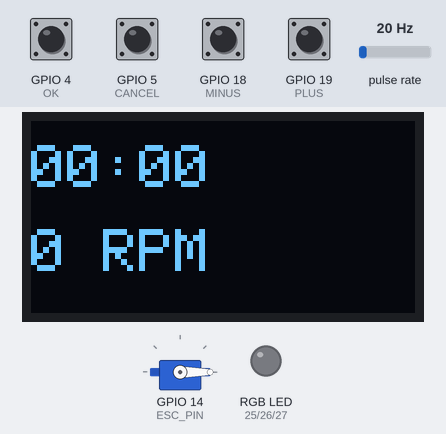
Bench run of a program on a simulated ESP32. Shown: 128×64 one-colour display, servo, an RGB LED mixed from three pins (HIGH = lit). Wiring (inferred from the names in the program): pulse sensor: data GPIO 33. Dashed ring = blinking. The inputs (shaded band) are chosen by the test bench; at power-on: GPIO 4 (OK), GPIO 5 (CANCEL), GPIO 18 (MINUS), GPIO 19 (PLUS) HIGH, pulse rate 20 Hz. Dim RGB values are drawn brighter than linear; what the program prints to the serial monitor is not drawn.

Above: at 1.2 s.
1.3 s: GPIO 18 (MINUS) pulled LOW for 0.15 s
At 2.3 s:
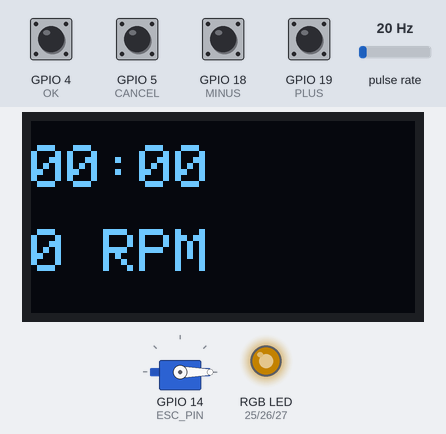
4.4 s: pulse rate (sensor on GPIO 33) set to 4 Hz
At 5.37 s:
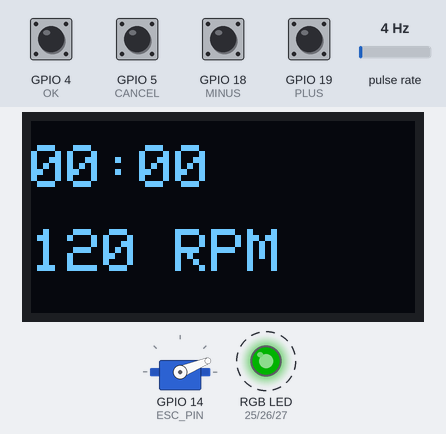
6.5 s: pulse rate (sensor on GPIO 33) set to 100 Hz
At 7.83 s:
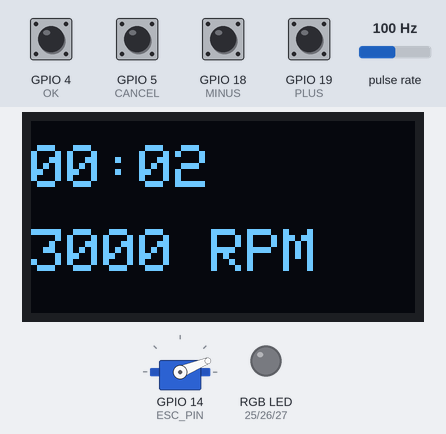
8.3 s: GPIO 5 (CANCEL) pulled LOW for 0.15 s
At 9.1 s:
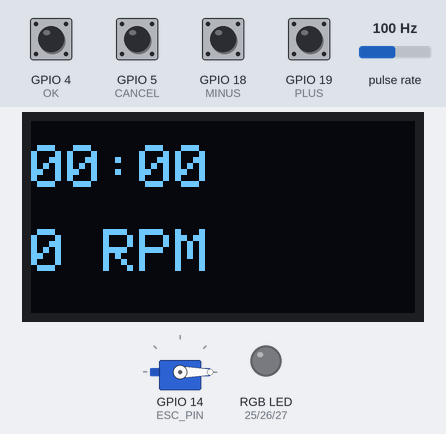
9.9 s: GPIO 19 (PLUS) pulled LOW for 0.15 s
At 10.3 s:
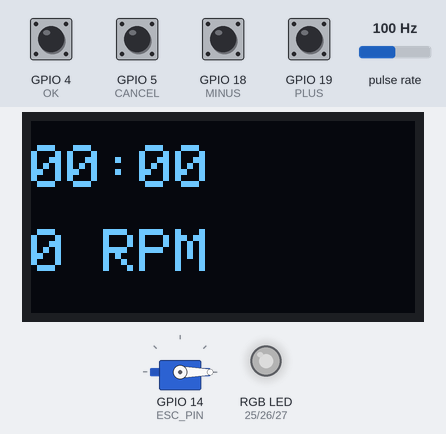
10.6 s: pulse rate (sensor on GPIO 33) set to 50 Hz
At 13.96 s:
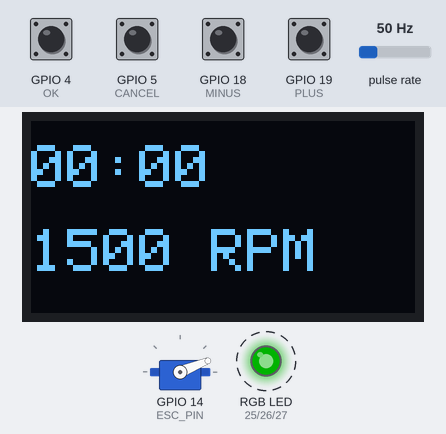
Timing chart, 0 to 14.6 s (numbered marks = the images above; inputs shaded):
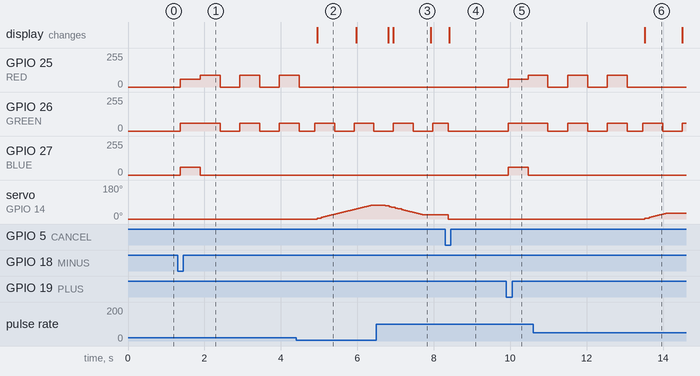

The program:

main.cpp
```cpp
#include <Wire.h>
#include <Adafruit_GFX.h>
#include <Adafruit_SSD1306.h>
#include <Bounce2.h>
#include <ESP32Servo.h>

#define SCREEN_WIDTH 128
#define SCREEN_HEIGHT 64
#define OLED_RESET    -1   // my ssd1306 has no reset pin
#define SCREEN_ADDRESS 0x3C

//RGB LED (5TB4URGB) GPIO pins used on ESP32
#define RED 25
#define GREEN 26
#define BLUE 27

//PTS645 GPIO pins used on ESP32
#define OK 4
#define CANCEL 5
#define MINUS 18
#define PLUS 19

//ESC signal pin
#define ESC_PIN 14

//HE sens pin
#define HALL_PIN 33
const int magnetsPerRev = 2;

//LED PWM params
const int freq = 5000;
const int res = 8;
const int redChl = 4;
const int greenChl = 5;
const int blueChl = 6;
uint8_t red = 0;
uint8_t green = 0;
uint8_t blue = 0;
//LED color arrays (for easier organization)
const int whiteCode[3] = {60,60,60};
const int blueCode[3] = {0,0,90};
const int yellowCode[3] = {90,60,0};
const int greenCode[3] = {0,60,0};
const int offCode[3] = {0,0,0};

bool blink {}; //boolean for if blink mode or not
bool ledState {}; //for if led is on or not
unsigned long timeLastLED = 0; //value that tracks time between LED toggles
const unsigned long blinkDuration = 500; //ms

Bounce2::Button ok = Bounce2::Button(); //init buttons via bounce2 library
Bounce2::Button cancel = Bounce2::Button();
Bounce2::Button two = Bounce2::Button();
Bounce2::Button one = Bounce2::Button();

Adafruit_SSD1306 display(SCREEN_WIDTH, SCREEN_HEIGHT, &Wire, OLED_RESET); //init OLED
Servo esc; //init motor class

volatile unsigned long lastPulseTime = 0; //for motor commands
volatile unsigned long pulseInterval = 0;

void IRAM_ATTR onPulse() { //update pulse times
  unsigned long now = micros();
  pulseInterval = now - lastPulseTime;
  lastPulseTime = now;
}

float getRPM() { //read RPM real time
  noInterrupts();
  unsigned long interval = pulseInterval;
  unsigned long last = lastPulseTime;
  interrupts();
  if (interval == 0 || micros() - last > 500000) return 0;
  float pulsesPerSec = 1000000.0 / interval;
  return (pulsesPerSec / magnetsPerRev) * 60.0;
}

//spin params
enum AppState { IDLE, FLASH_SELECT, ARM_WAIT, ARM_SENDING, RUNNING }; //machine states for easy separation of processes
AppState appState = IDLE; //default idle

int targetRPM = 0;           //set later before run
int throttleUs = 1300;       //initial "low throttle" value
const int maxStepPerLoop = 15;
unsigned long armStartMillis = 0; //empty value for arming timer
const unsigned long ARM_DELAY_MS = 3000; //arm delay, 3s
unsigned long runStartMillis = 0; //empty value for event run timer
const unsigned long RUN_DURATION_MS = 60000; // 60s

//misc LED elements for timing blinks
unsigned long flashStartMillis = 0;
const unsigned long FLASH_DURATION_MS = 500;

// PID state
float integral = 0;
const float Kp = 0.1;
const float Ki = 0.03;
unsigned long lastPidMillis = 0;
const unsigned long PID_INTERVAL_MS = 50;

void setLED(const int* arr, bool blinkBool){ //if false, solid. if true, blink
  blink = blinkBool;
  red = arr[0];
  green = arr[1];
  blue = arr[2];
  if (blink == false){
    ledcWrite(redChl, red);
    ledcWrite(greenChl, green);
    ledcWrite(blueChl, blue);
  }
  else if (blink == true){
    ledState = true;
    timeLastLED = millis();
    ledcWrite(redChl, red);
    ledcWrite(greenChl, green);
    ledcWrite(blueChl, blue);
  }
}

int setRPM = 0;
void startRun(int rpm) {
  targetRPM = rpm;
  throttleUs = 1000;
  integral = 0;
  esc.writeMicroseconds(1000);
  armStartMillis = millis();
  appState = ARM_WAIT;
}

void stopRun() {
  setLED(offCode, false);
  esc.writeMicroseconds(1000);
  throttleUs = 1000;
  appState = IDLE;
  setLED(offCode, false);
}

void updatePID() {
  Serial.print("target: "); Serial.print(targetRPM);
  Serial.print("  rpm: "); Serial.print(getRPM());
  Serial.print("  throttle: "); Serial.println(throttleUs);
  if (millis() - lastPidMillis < PID_INTERVAL_MS) return;
  lastPidMillis = millis();

  float rpm = getRPM();
  float error = targetRPM - rpm;
  integral += error * (PID_INTERVAL_MS / 1000.0);
  if (throttleUs < 2000 && throttleUs > 1000) {
    integral += error * (PID_INTERVAL_MS / 1000.0);
  }
  integral = constrain(integral, -800, 800);

  int desiredThrottle = 1000 + (int)((Kp * error) + (Ki * integral));
  desiredThrottle = constrain(desiredThrottle, 1000, 2000);

  throttleUs = constrain(desiredThrottle, throttleUs - maxStepPerLoop, throttleUs + maxStepPerLoop);
  throttleUs = constrain(throttleUs, 1000, 2000);
  esc.writeMicroseconds(throttleUs);

  Serial.print("target: "); Serial.print(targetRPM);
  Serial.print("  rpm: "); Serial.print(rpm);
  Serial.print("  throttle: "); Serial.println(throttleUs);
}

void setup() {
  Serial.begin(115200);
  Serial.println("Starting setup..");

  ok.attach(OK, INPUT_PULLUP);
  ok.interval(5);
  ok.setPressedState(LOW);

  cancel.attach(CANCEL, INPUT_PULLUP);
  cancel.interval(5);
  cancel.setPressedState(LOW);

  two.attach(PLUS, INPUT_PULLUP);
  two.interval(5);
  two.setPressedState(LOW);

  one.attach(MINUS, INPUT_PULLUP);
  one.interval(5);
  one.setPressedState(LOW);

  if (!display.begin(SSD1306_SWITCHCAPVCC, SCREEN_ADDRESS)) {
    Serial.println(F("SSD1306 allocation failed"));
    while (true) delay(10);
  }

  pinMode(HALL_PIN, INPUT_PULLUP);
  attachInterrupt(digitalPinToInterrupt(HALL_PIN), onPulse, FALLING);

  ledcSetup(redChl, freq, res);
  ledcSetup(greenChl, freq, res);
  ledcSetup(blueChl, freq, res);

  // matching LED pinout to GPIO
  ledcAttachPin(RED, redChl);
  ledcAttachPin(GREEN, greenChl);
  ledcAttachPin(BLUE, blueChl);
  setLED(offCode, false);

  // ESC init
  esc.setPeriodHertz(50);
  esc.attach(ESC_PIN, 1000, 2000);
  esc.writeMicroseconds(1000);
  Serial.println("Setup complete.");
}

void blinkToggler(){ //code for blink based on millis()
  if (blink == false){
    return;
  }
  if ((millis() - timeLastLED) >= blinkDuration){
    timeLastLED = millis();
    ledState = !ledState;
    if (ledState){
      ledcWrite(redChl, red);
      ledcWrite(greenChl, green);
      ledcWrite(blueChl, blue);
    }
    else{
      ledcWrite(redChl, 0);
      ledcWrite(greenChl, 0);
      ledcWrite(blueChl, 0);
    }
  }
}

void drawStatus(unsigned long elapsedMs, float rpm) {
  unsigned long elapsedSec = elapsedMs / 1000;
  unsigned int mm = elapsedSec / 60;
  unsigned int ss = elapsedSec % 60;

  display.clearDisplay();
  display.setTextSize(2);
  display.setTextColor(SSD1306_WHITE);

  display.setCursor(0, 8);
  if (mm < 10) display.print("0");
  display.print(mm); display.print(":");
  if (ss < 10) display.print("0");
  display.print(ss);

  display.setCursor(0, 36);
  display.print((int)rpm);
  display.print(" RPM");

  display.display();
}

void loop() {
  ok.update();
  cancel.update();
  two.update();
  one.update();
  blinkToggler();

  if (appState == IDLE) {
    drawStatus(0, 0);
    if (two.pressed()) {
      setRPM = 3000;
      setLED(whiteCode, false);
      flashStartMillis = millis();
      appState = FLASH_SELECT;
    }
    if (one.pressed()) {
      setRPM = 4000;
      setLED(whiteCode, false);
      flashStartMillis = millis();
      appState = FLASH_SELECT;
    }
  }
    else if (appState == FLASH_SELECT) {
    drawStatus(0, 0);
    if (millis() - flashStartMillis >= FLASH_DURATION_MS) {
      setLED(offCode, false);
      startRun(setRPM);
    }
  }
  else if (appState == ARM_WAIT) {
    esc.writeMicroseconds(1000);
    armStartMillis = millis();
    appState = ARM_SENDING;
    setLED(yellowCode, true);
    drawStatus(0, 0);
  }
  else if (appState == ARM_SENDING) {
    drawStatus(0, 0);
    if (cancel.pressed()) {
      stopRun();
    }
    else if (millis() - armStartMillis >= ARM_DELAY_MS) {
      runStartMillis = millis();
      lastPidMillis = millis();
      appState = RUNNING;
      setLED(greenCode, true);
    }
  }
  else if (appState == RUNNING) {
    updatePID();

    unsigned long elapsed = millis() - runStartMillis;
    drawStatus(elapsed, getRPM());

    if (cancel.pressed()) {
      stopRun();
    }
    else if (elapsed >= RUN_DURATION_MS) {
      stopRun();
    }
  }
}
```

Measured:
- after the input at 1.3 s, GPIO 25 (RED): 0/255 → 60/255 after 0.07 s, then repeats every 1.0 s: 90/255 0.52 s, 0/255 0.52 s; GPIO 26 (GREEN): goes 60/255 1.0 s, 0/255 0.52 s, 60/255 0.52 s, 0/255 0.52 s, then 60/255, starting after 0.07 s; GPIO 27 (BLUE): 0/255 → 60/255 after 0.07 s, → 0/255 0.52 s later
- after the input at 6.5 s, servo on GPIO 14 (ESC_PIN): moves from 74° to 22° over 1.0 s, starting after 0.23 s
- after the input at 8.3 s, servo on GPIO 14 (ESC_PIN): 22° → 0° after 0.08 s; the display: changes after 0.11 s (image 4)
- after the input at 9.9 s, GPIO 25 (RED): 0/255 → 60/255 after 0.05 s, → 90/255 0.52 s later; GPIO 26 (GREEN): 0/255 → 60/255 after 0.05 s; GPIO 27 (BLUE): 0/255 → 60/255 after 0.05 s, → 0/255 0.52 s later
- after the input at 10.6 s, servo on GPIO 14 (ESC_PIN): moves from 0° to 31° over 0.60 s, starting after 2.9 s
